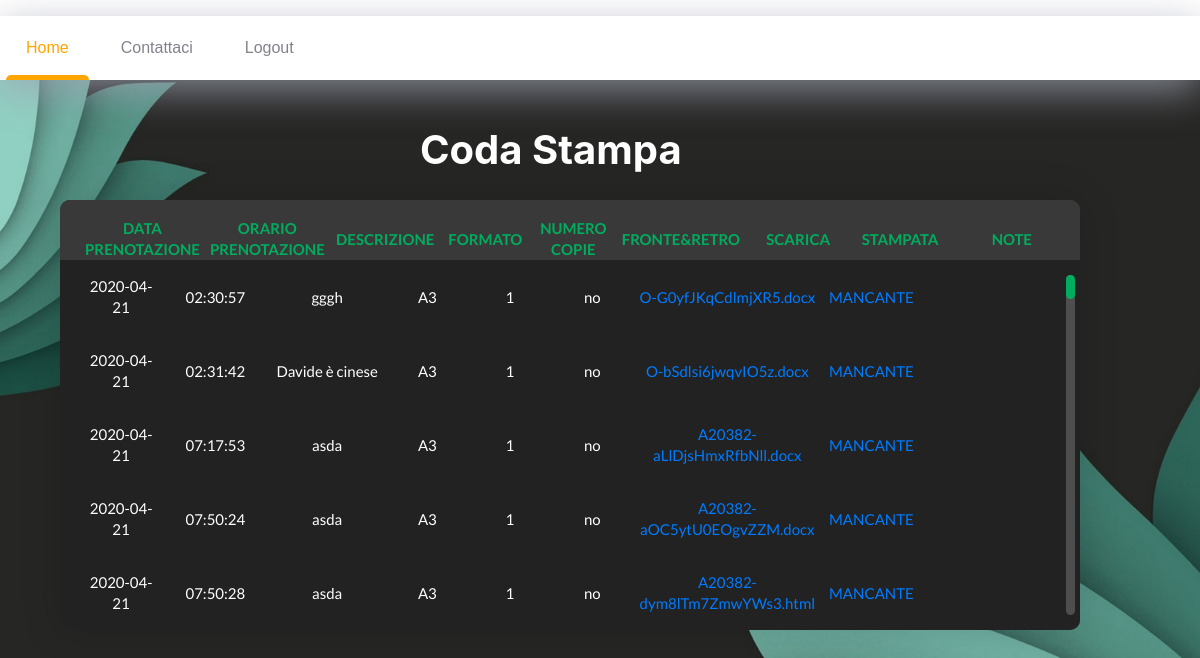
The page /InnovativeBuzzi/HomeOperatore/HomeOperatore.php (signed in) on the database its author committed.
### tables this page shows
CREATE TABLE `prenotazione` (
  `idPrenotazione` int(11) NOT NULL,
  `dataPrenotazione` date DEFAULT NULL,
  `oraPrenotazione` time DEFAULT NULL,
  `quantità` int(11) DEFAULT NULL,
  `stampata` enum('si','no') DEFAULT 'no',
  `note` varchar(64) DEFAULT NULL,
  `codiceFiscale` char(16) DEFAULT NULL,
  `idStampa` int(11) DEFAULT NULL,
  `codiceFile` varchar(64) DEFAULT NULL,
  `dataRitiroEffettuato` date DEFAULT NULL,
  `orarioRitiroEffettuato` time DEFAULT NULL
);

CREATE TABLE `stampa` (
  `idStampa` int(11) NOT NULL,
  `dataStampa` date DEFAULT NULL,
  `oraStampa` time DEFAULT NULL,
  `codiceFiscaleOperatore` char(16) DEFAULT NULL,
  `dataRitiro` date DEFAULT NULL,
  `oraRitiro` time DEFAULT NULL,
  `tipoFormato` varchar(16) DEFAULT NULL,
  `descrizione` varchar(64) DEFAULT NULL,
  `fronteRetro` enum('si','no') DEFAULT 'no'
);

CREATE TABLE `file` (
  `codiceFile` varchar(64) NOT NULL,
  `nomeFile` varchar(128) DEFAULT NULL,
  `dimensione` int(11) DEFAULT NULL
);

### InnovativeBuzzi/HomeOperatore/LogicaCodaStampa/codaStampa.php (the view, shortened to what this page needs)
<?php
  function caricaCodaStampa($ip, $porta) {
    $out = "<div class=\"table100-head\">
              <table>
                <thead>
                  <tr class=\"row100 head\">
                    <th class=\"cell100 column1O\">Data Prenotazione</th>
                    <th class=\"cell100 column2O\">Orario Prenotazione</th>
                    <th class=\"cell100 column3O\">Descrizione</th>
                    <th class=\"cell100 column4O\">Formato</th>
                    <th class=\"cell100 column5O\">Numero Copie</th>
                    <th class=\"cell100 column6O\">Fronte&Retro</th>
                    <th class=\"cell100 column7O\">Scarica</th>
                    <th class=\"cell100 column8O\">Stampata</th>
                    <th class=\"cell100 column9O\">Note</th>
                  </tr>
                </thead>
              </table>
            </div>";
      $data = selectFormDB($ip,$porta);
      if($data == "ERRORE NO DATA") {
        $out .= "<div class=\"table100-body js-pscroll\">
                  <table>
                    <tbody>
                      <tr class=\"row100 body\">
                          <td class=\"cell100 column1O\">-</td>
                          <td class=\"cell100 column2O\">-</td>
                          <td class=\"cell100 column3O\">-</td>
                          <td class=\"cell100 column4O\">-</td>
                          <td class=\"cell100 column5O\">-</td>
                          <td class=\"cell100 column6O\">-</td>
                          <td class=\"cell100 column7O\">-</td>
                          <td class=\"cell100 column8O\">-</td>
                          <td class=\"cell100 column9O\">-</td>
                      </tr>
                    </tbody>
                  </table>
                </div>";
      }else {
        $out .= "<div class=\"table100-body js-pscroll\">
                  <table>
                    <tbody>$data</tbody>
                  </table>
                </div>";
      }
      return $out;
  }
  function selectFormDB($ip, $porta) {
    $co = connect();
    $sql = "select p.* ,f.* , pers.*, s.* FROM prenotazione p JOIN file f on (p.codiceFIle=f.codiceFile) JOIN persona pers ON(pers.codiceFiscale = p.codiceFiscale) join stampa s ON(p.idStampa=s.idStampa)
      JOIN formato form ON(s.tipoFormato = form.tipo)
      WHERE p.stampata = \"no\"
      ORDER BY p.dataPrenotazione, p.oraPrenotazione";
    $result = $co->query($sql);
    if($result->num_rows== 0) {
      $arrayRisultati = "ERRORE NO DATA";
    }else {
      $arrayRisultati = "";
      while($row = $result->fetch_assoc()) {
          $arrayRisultati .= "<tr class=\"row100 body\">
                            <td class=\"cell100 column1O\">" . $row["dataPrenotazione"] . "</td>
                            <td class=\"cell100 column2O\">" . $row["oraPrenotazione"] . "</td>
                            ";
          $arrayRisultati .="<td class=\"cell100 column3O\">" . $row["descrizione"] . "</td>";
          $arrayRisultati .="<td class=\"cell100 column4O\"> " . $row["tipoFormato"] . "</td>
                        <td class=\"cell100 column5O\">" . $row["quantità"] . "</td>
                        <td class=\"cell100 column6O\">" . $row["fronteRetro"] . "</td>
                              <td class=\"cell100 column7O\">
                                <a href=\"http://". $ip .":" . $porta . "/esPHP/InnovativeBuzzi/HomeOperatore/DownloadFile/downloadFile.php?file_id=" . $row['codiceFile'] . "\">" . $row["nomeFile"] . "</a>
                              </td>";
          $arrayRisultati .= "<td class=\"cell100 column8O\">
                                <a href=\"http://". $ip .":" . $porta . "/esPHP/InnovativeBuzzi/HomeOperatore/LogicaCodaStampa/doubleCKGestioneStampa.php?idPren=" . $row['idPrenotazione'] . "\">MANCANTE</a>
                              </td>
                              <td class=\"cell100 column9O\"> " . $row["note"] . "</td>
                            </tr>";
      }
    }
    return $arrayRisultati;
  }
?>

### InnovativeBuzzi/HomeOperatore/HomeOperatore.php (shortened to what this page needs)
<?php
  $ip=$_SERVER['SERVER_NAME'];
  $porta=$_SERVER['SERVER_PORT'];
 ?>
 <!DOCTYPE html>
 <html lang="en">
 <head>
    	<link rel="stylesheet" type="text/css" href="../HomeUtente/vendor/bootstrap/css/bootstrap.min.css">
    	<link rel="stylesheet" type="text/css" href="../HomeUtente/fonts/font-awesome-4.7.0/css/font-awesome.min.css">
    	<link rel="stylesheet" type="text/css" href="../HomeUtente/vendor/animate/animate.css">
    	<link rel="stylesheet" type="text/css" href="../HomeUtente/vendor/select2/select2.min.css">
    	<link rel="stylesheet" type="text/css" href="../HomeUtente/vendor/perfect-scrollbar/perfect-scrollbar.css">
    	<link rel="stylesheet" type="text/css" href="../HomeUtente/css/util.css">
      <link href="../HomeUtente/css/main.css" rel="stylesheet" type="text/css"  >
   <link rel="stylesheet" href="https://stackpath.bootstrapcdn.com/bootstrap/4.4.1/css/bootstrap.min.css">
 </head>
 <body>
       <p class="page">
         <header>
           <nav class="nav">
             <a href="" class="nav-item is-active" active-color="orange">Home</a>
             <a href="contattaci.php" class="nav-item" active-color="green">Contattaci</a>
             <a href="logout.php" class="nav-item" active-color="blue">Logout</a>
             <span class="nav-indicator"></span>
           </nav>
         </header>
         <div class="limiter">
        		<div class="container-table100">
        			<div class="wrap-table100Operatore">
        				<b class="c">Coda Stampa</b>
        				<div class="table100 ver3 m-b-110">
                   <?php
                     include 'LogicaCodaStampa/codaStampa.php';
                     $app = caricaCodaStampa($ip,$porta);
                     echo $app;
                   ?>
        				</div>
        			</div>
        		</div>
        	</div>
       </p>
 </body>
 </html>

### InnovativeBuzzi/HomeUtente/css/main.css (style rules this page uses)
a { margin: 0px; transition: all 0.4s; -webkit-transition: all 0.4s; -o-transition: all 0.4s; -moz-transition: all 0.4s; }
p { margin: 0px; }
.js-pscroll { position: relative; overflow: hidden; }
.container-table100 { width: 100%; min-height: 100vh; display: -webkit-box; display: -webkit-flex; display: -moz-box; display: -ms-flexbox; display: flex; margin-top: 200px; flex-wrap: wrap; padding: 33px 30px; margin-right: 10%; }
.wrap-table100Operatore { width: 85%; height: 35%; }
table { width: 100%; }
th, td { font-weight: unset; padding-right: 10px; }
.column1O { tex-align:center; width: 11%; padding-left: 25px; }
.column2O { width: 11%; tex-align:center; }
.column3O { width: 11%; tex-align:center; }
.column4O { width: 9%; tex-align:center; }
.column5O { width: 9%; tex-align:center; }
.column6O { width: 9%; tex-align:center; }
.column7O { width: 12%; tex-align:center; }
.column8O { width: 10%; tex-align:center; }
.column9O { width: 16%; tex-align:center; }
.table100-head th { padding-top: 18px; padding-bottom: 18px; text-align: center; }
.table100-body td { padding-top: 16px; padding-bottom: 16px; text-align: center; }
.table100 { position: relative; padding-top: 60px; width: 100%; background-color: #fff; }
.table100-head { position: absolute; width: 100%; top: 0; left: 0; background-color : #393939; }
.table100-body { overflow: auto; height: 100%; max-height: 370px; }
.table100.ver3 { background-color: #393939; }
.table100.ver3 th { font-family: Lato-Bold; font-size: 15px; color: #00ad5f; line-height: 1.4; text-transform: uppercase; background-color: #393939; }
.table100.ver3 td { font-family: Lato-Regular; font-size: 15px; color: #fff; line-height: 1.4; background-color: #222222; }
.table100.ver3 { border-radius: 10px; overflow: hidden; box-shadow: 0 0px 40px 0px rgba(0, 0, 0, 0.15); -moz-box-shadow: 0 0px 40px 0px rgba(0, 0, 0, 0.15); -webkit-box-shadow: 0 0px 40px 0px rgba(0, 0, 0, 0.15); -o-box-shadow: 0 0px 40px 0px rgba(0, 0, 0, 0.15); -ms-box-shadow: 0 0px 40px 0px rgba(0, 0, 0, 0.15); }

### InnovativeBuzzi/HomeOperatore/HomeOperatore.php (style rules this page uses)
b.c { position: fixed; left : 35%; top: 15%; font-size: 40px; color: #fff; }
.page { width:100%; height: 100%; margin: 0px 0px 0px 0px; padding: 0px 0px 0px 0px; border: 0px 0px 0px 0px; background: url(../Login/images/wallpaper.jpg) no-repeat fixed; background-size: cover; position: fixed; font-family: Poppins-Regular, sans-serif; }
.container-table100 { width: 100%; min-height: 100vh; display: -webkit-box; display: -webkit-flex; display: -moz-box; display: -ms-flexbox; display: flex; margin-top: 0px; flex-wrap: wrap; padding: 0px 0px; margin-right: 10%; position: fixed; top: 25%; left: 5%; }
* { margin: 0; padding: 0; text-decoration: none; }
header { z-index: 9999; position: fixed; height: auto; width: 100%; background: #FFFF; }
.nav { display: -webkit-inline-box; display: inline-flex; position: relative; overflow: hidden; width: 100%; background-color: #fff; margin-left: 500px; box-shadow: 0 10px 40px rgba(159, 162, 177, 0.8); float: right; }
.nav-item { color: #83818c; padding: 20px; text-decoration: none; -webkit-transition: .3s; transition: .3s; margin: 0 6px; z-index: 1; font-family: 'DM Sans', sans-serif; font-weight: 500; position: relative; }
.nav-item:before { content: ""; position: absolute; bottom: -6px; right: 0; width: 100%; height: 5px; background-color: #dfe2ea; border-radius: 8px 8px 0 0; opacity: 0; -webkit-transition: .3s; transition: .3s; }
.nav-indicator { position: absolute; right: 0; bottom: 0; height: 4px; -webkit-transition: .4s; transition: .4s; height: 5px; z-index: 1; border-radius: 8px 8px 0 0; }

### rows shown on the page
prenotazione: dataPrenotazione "2020-04-21", oraPrenotazione "02:30:57", idStampa.descrizione "gggh", idStampa.tipoFormato "A3", quantità "1", idStampa.fronteRetro "no", codiceFile.nomeFile "O-G0yfJKqCdlmjXR5.docx"
prenotazione: dataPrenotazione "2020-04-21", oraPrenotazione "02:31:42", idStampa.descrizione "Davide è cinese", idStampa.tipoFormato "A3", quantità "1", idStampa.fronteRetro "no", codiceFile.nomeFile "O-bSdlsi6jwqvIO5z.docx"
prenotazione: dataPrenotazione "2020-04-21", oraPrenotazione "07:17:53", idStampa.descrizione "asda", idStampa.tipoFormato "A3", quantità "1", idStampa.fronteRetro "no", codiceFile.nomeFile "A20382-aLlDjsHmxRfbNll.docx"
prenotazione: dataPrenotazione "2020-04-21", oraPrenotazione "07:50:24", idStampa.descrizione "asda", idStampa.tipoFormato "A3", quantità "1", idStampa.fronteRetro "no", codiceFile.nomeFile "A20382-aOC5ytU0EOgvZZM.docx"
prenotazione: dataPrenotazione "2020-04-21", oraPrenotazione "07:50:28", idStampa.descrizione "asda", idStampa.tipoFormato "A3", quantità "1", idStampa.fronteRetro "no", codiceFile.nomeFile "A20382-dym8lTm7ZmwYWs3.html"
